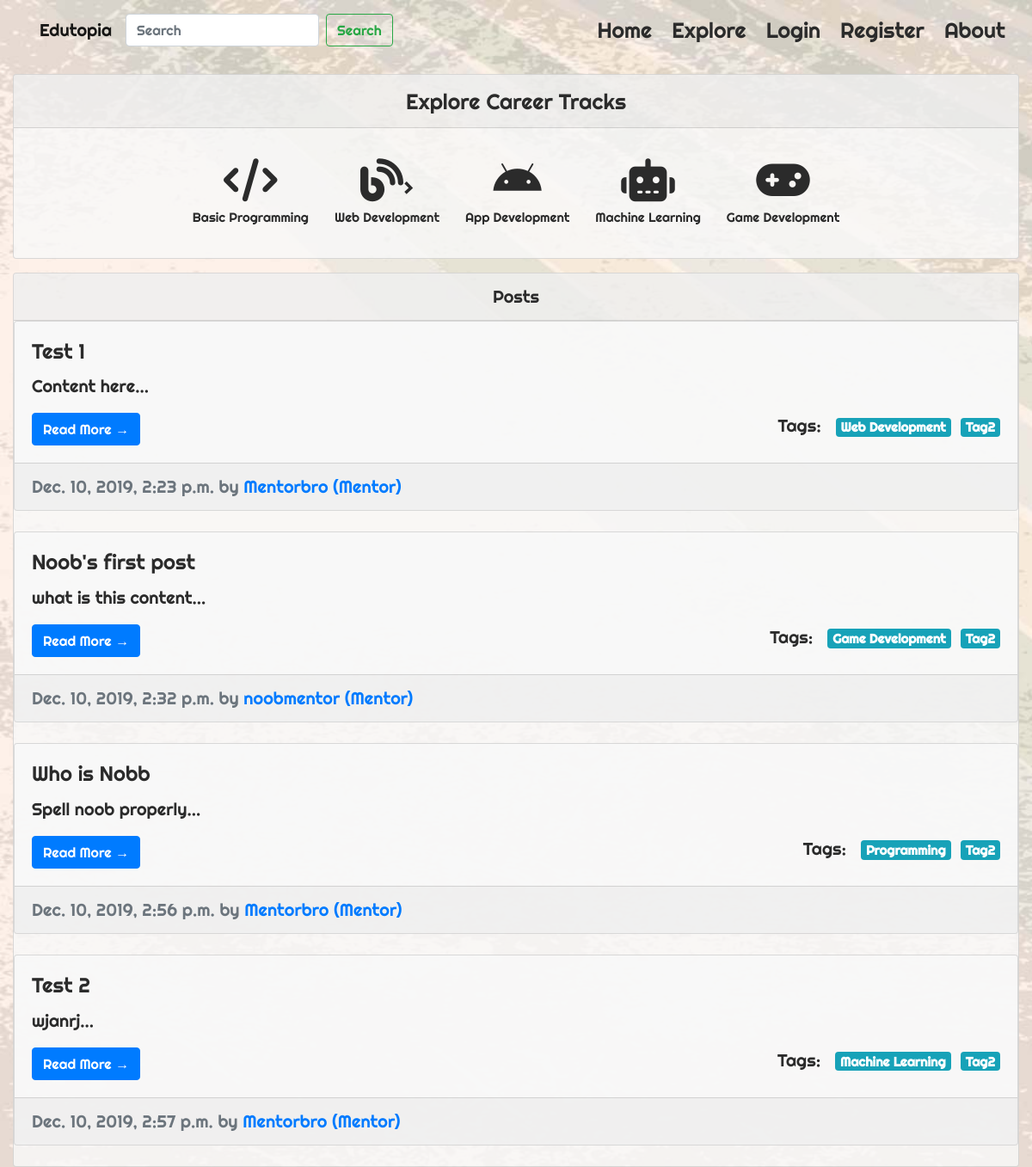
/omega, run on the app's committed database.
### app/models.py (models this page shows, shortened)
class Post(models.Model):
    topic=models.CharField(max_length=100)
    content=models.TextField(max_length=1000,null=True)
    created_at=models.DateTimeField(default = timezone.now)
    last_updated=models.DateTimeField(auto_now=True)
    domain=models.ForeignKey(Domain,on_delete=models.CASCADE,related_name="topicposts")
    owner=models.ForeignKey(Mentor,on_delete=models.CASCADE,related_name="postsby")
    def gist(self):
        return self.content[:20] + '...'

class Domain(models.Model):
    name=models.CharField(max_length=100)
    description=models.CharField(max_length=100,null=True)
    domaintrack=models.URLField(max_length=200,null=True)
    def __str__(self):
        return self.name

class Mentor(models.Model):
    user=models.OneToOneField(User,on_delete=models.CASCADE,primary_key=True)
    domains=models.ManyToManyField(Domain,blank=False,related_name="experts")
    OtherInfo=models.CharField(max_length=200,null=True, help_text="Your Github/Portfolio Page or Anything you would like to add")
    def __str__(self):
        return self.user.username + ' (Mentor)'

class User(AbstractUser):
    is_student=models.BooleanField('student status',default=False)
    is_mentor=models.BooleanField('mentor status',default=False)

### app/views.py (the view)
# urls.py: path(r"omega",views.omega,name='omega'),
def omega(request):
    posts = Post.objects.all()
    context = {
        'posts' : posts
    }
    return render(request, "app/omega.html", context=context)

### templates/app/omega.html (shortened to what this page needs)
{% extends "app/layout.html" %}
{% load static %}
{% block head %}
<link rel="stylesheet" href="{%  static 'app/styleomega.css' %}">
{% endblock %}
{% block body %}
<div class="container-fluid">
    <div class="card mx-auto mt-3 ct">
        <div class="card-header text-center">Explore Career Tracks </div>
        <div class="card-body d-block mx-auto">
            <div class="row justify-content-center align-items-center">
                <div class="item"><i class="fas fa-code fa-2x mb-2"></i><span class="caption">Basic Programming</span>
                </div>
                <div class="item"><i class="fas fa-blog fa-2x mb-2"></i>><span class="caption">Web Development</span>
                </div>
                <div class="item"><i class="fab fa-android fa-2x mb-2"></i><span class="caption">App Development</span>
                </div>
                <div class="item"><i class="fas fa-robot fa-2x mb-2"></i><span class="caption">Machine Learning</span>
                </div>
                <div class="item"><i class="fas fa-gamepad  fa-2x mb-2"></i><span class="caption">Game
                        Development</span>
                </div>
            </div>
        </div>
    </div>
</div>
<div class="container-fluid posts">
    <div class="card mx-auto mt-3 card-p">
        <div class="card-header text-center">
            Posts
        </div>
        {% for post in posts %}
        <div class="card mb-4 card-p">
            <div class="card-body">
                <h4 class="card-title">{{ post.topic }}</h4>
                <p class="card-text">{{ post.gist }}</p>
                <a href="{% url 'SinglePost' pk=post.id %}" class="btn btn-primary">Read More &rarr;</a>
                <div class="float-right">Tags: &nbsp; <span
                        class="badge badge-info">{{ post.domain }}</span>&nbsp;&nbsp;<span
                        class="badge badge-info">Tag2</span> </div>
            </div>
            <div class="card-footer text-muted">
                {{ post.created_at }} by
                <a href="#">{{ post.owner }}</a>
            </div>
        </div>
        {% endfor %}
    </div>
</div>
{% endblock %}

### templates/app/layout.html (shortened to what this page needs)
<!doctype html>
<html lang="en">
<head>
    <link rel="stylesheet" href="https://stackpath.bootstrapcdn.com/bootstrap/4.3.1/css/bootstrap.min.css"
>
    {% block head %}{% endblock %}
</head>
<body>
    <nav class="navbar navbar-expand-md navbar-light">
        <a class="navbar-brand" href="#" style="padding-left: 30px" id="t">Edutopia</a>
        <div class="collapse navbar-collapse" id="navbarNavAltMarkup">
            <form class="form-inline my-2 my-lg-0">
                <input class="form-control mr-sm-2" type="search" placeholder="Search" aria-label="Search"
                    style="width:225px">
                <button class="btn btn-outline-success my-2 my-sm-0" type="submit">Search</button>
            </form>
            <div class="navbar-nav navbar-right ml-auto wh">
                <a class="nav-item nav-link" href="{% url 'index' %}"
                    style="padding-right: 15px ; color:white;">Home</a>
                <a class="nav-item nav-link" href="#" style="padding-right: 15px ; color:white">Explore</a>
                {% if user.is_authenticated %}
                <a class="nav-item nav-link" href="{% url 'logout' %}"
                    style="padding-right: 15px ; color:white">Logout</a>
                {% else %}
                <a class="nav-item nav-link" href="{% url 'login' %}"
                    style="padding-right: 15px ; color:white">Login</a>
                <a class="nav-item nav-link" href="{% url 'register' %}"
                    style="padding-right: 15px ; color:white">Register</a>
                {% endif %}
                <a class="nav-item nav-link" href="#" style="padding-right: 15px ; color:white">About</a>
            </div>
        </div>
    </nav>
    {% block body %}{% endblock %}
</body>
</html>

### app/static/app/styleomega.css (style rules this page uses)
body { background-size: cover; background-image: url('career.jpg'); font-family: 'Righteous',cursive; font-size: 25px; background-attachment: fixed; background-repeat: no-repeat; }
.ct,.card-p { color: #2b2b2b; background:#f8f8f8d3; }
.nav-item { color:#2b2b2b !important; }
.card-p { font-size:20px; }
div.item { text-align: center; padding: 15px; }
.caption { font-size:15px; display: block; }

### data on the page
Post: topic "Test 1", gist "Content here...", domain "Web Development", created_at "Dec. 10, 2019, 2:23 p.m.", owner "Mentorbro (Mentor)"
Post: topic "Noob's first post", gist "what is this content...", domain "Game Development", created_at "Dec. 10, 2019, 2:32 p.m.", owner "noobmentor (Mentor)"
Post: topic "Who is Nobb", gist "Spell noob properly...", domain "Programming", created_at "Dec. 10, 2019, 2:56 p.m.", owner "Mentorbro (Mentor)"
Post: topic "Test 2", gist "wjanrj...", domain "Machine Learning", created_at "Dec. 10, 2019, 2:57 p.m.", owner "Mentorbro (Mentor)"
